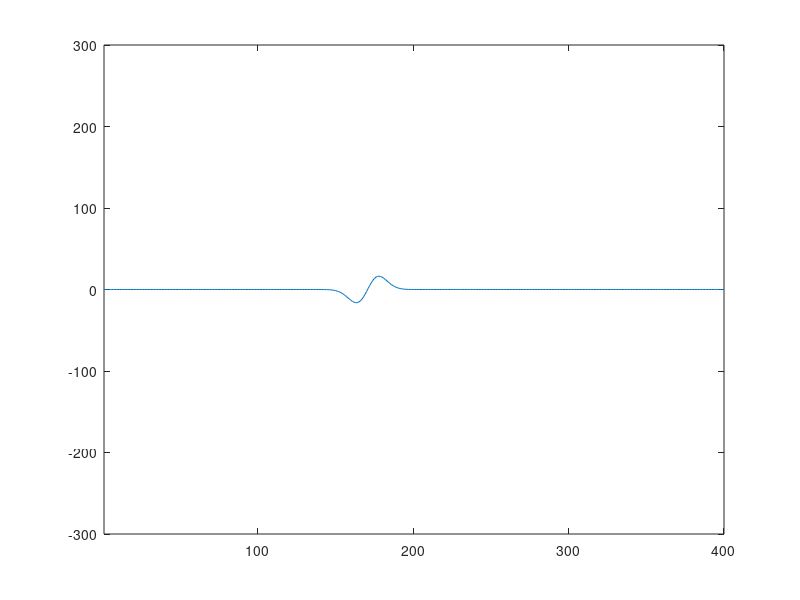
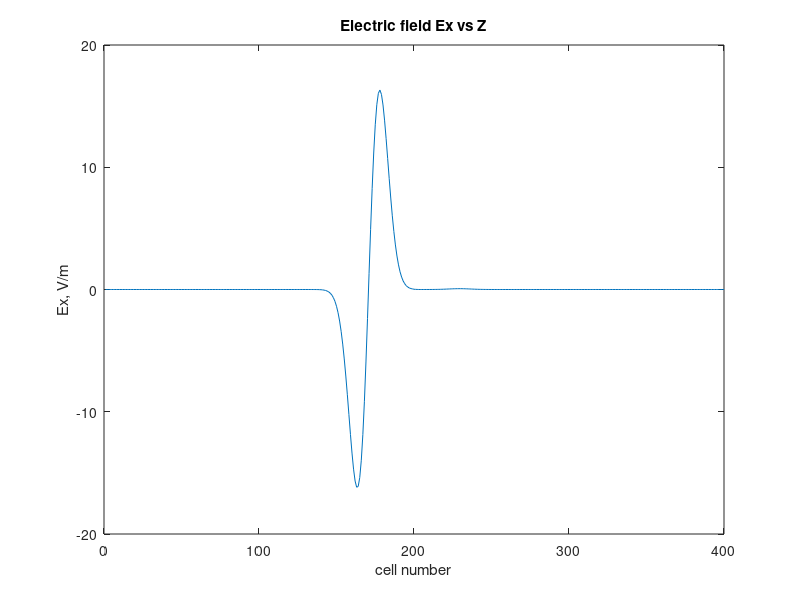
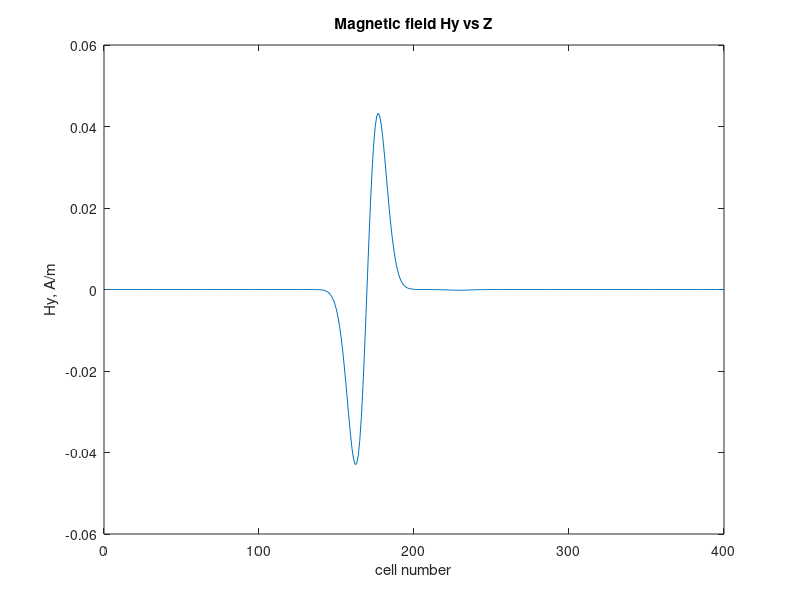

Write MATLAB code to recreate these figures, in order.
%----- Pulse propagation in homogeneous medium-----
% ABC is not applied at the ends, so reflection will be visible

clc;
close all;

%----- Medium ----------
length = 2; 
eps0=8.854e-12;
meu0=4*pi*1e-7;
epsr=2; 
meur=1;
eps=eps0*epsr;
meu=meu0*meur;

%---- Signal -----------
c=3e8;
v=c/sqrt(1*meur);
freq=3e9;
lamda=v/freq;

%------ Cell length and time step---------
dz=lamda/20;
dt=dz/v;
N_cells=round(length/dz);
Mid_cell=round(N_cells/2); % position to launch the signal

%------ Multiplying constants --------
const_e=zeros(N_cells,1);
const_e(1:N_cells)=dt/(eps0*dz);
const_e(Mid_cell:Mid_cell+1)=dt/(eps*dz);
%const_e(Mid_cell-20:Mid_cell+20)=dt/(eps*dz);
%const_e(Mid_cell-50:Mid_cell+50)=dt/(eps*dz);
%const_e(Mid_cell-100:Mid_cell+100)=dt/(eps*dz);
const_h=dt/(meu*dz);
const_abc=(v*dt-dz)/(v*dt+dz);

%------- Initialise E and H arrays ------------
ex=zeros(N_cells,1);
ex_past=ex;
hy=zeros(N_cells,1);

%------ Sine pulse ------------
Ts=10*dt; % pulse width
t0=3*Ts; % pulse delay
N_steps=600; % maximum iteration steps

%------ Recording i/p & o/p --------
vin=zeros(N_steps,1);
vout=zeros(N_steps,1);
time_stamp=zeros(N_steps,1);

%************** Iteration loop ****************
   
    for n=1:N_steps         
        time=(n-1)*dt; 
        time_stamp(n,1)=time;
        
%------- Signal launched in the middle cell -----------
        %pulse=sin(2*pi*freq*time);   % sine pulse
        pulse = exp(-((time-t0)/Ts)^2)/dz;
        ex(1)=pulse; % launching pulse
        vin(n,1)=ex(1);

        %--------- compute H ----------
        k=1:N_cells-1;
        hy(k)=hy(k)-const_h*(ex(k+1)-ex(k)); 

        %--------- compute E ----------
        k=2:N_cells-1; 
        ex(k)=ex(k)-const_e(k).*(hy(k)-hy(k-1)); 

        %------------ 1st order ABC ------------- 
        ex(1)=ex_past(2)+const_abc*(ex(2)-ex(1)); % left boundary
        ex(N_cells)=ex_past(N_cells-1)+const_abc*(ex(N_cells-1)-ex(N_cells)); % right boundary
        ex_past=ex;
       
        plot(1:N_cells,ex,'-');
        axis([1 N_cells -300 300]);
        pause(0.01);  
        vout(n,1)=ex(N_cells);       
        
    end  % for loop ends

    % Save in AVI format
    % movie2avi(frame,'C:\Users\Dell\Desktop\gauss_ex.avi');

%---------- Plot the results -----------------
close all; 
figure;
plot(1:N_cells,ex);
title('Electric field Ex vs Z');
xlabel('cell number');
ylabel('Ex, V/m');
 
figure;
plot(1:N_cells,hy);
title('Magnetic field Hy vs Z');
xlabel('cell number');
ylabel('Hy, A/m');
